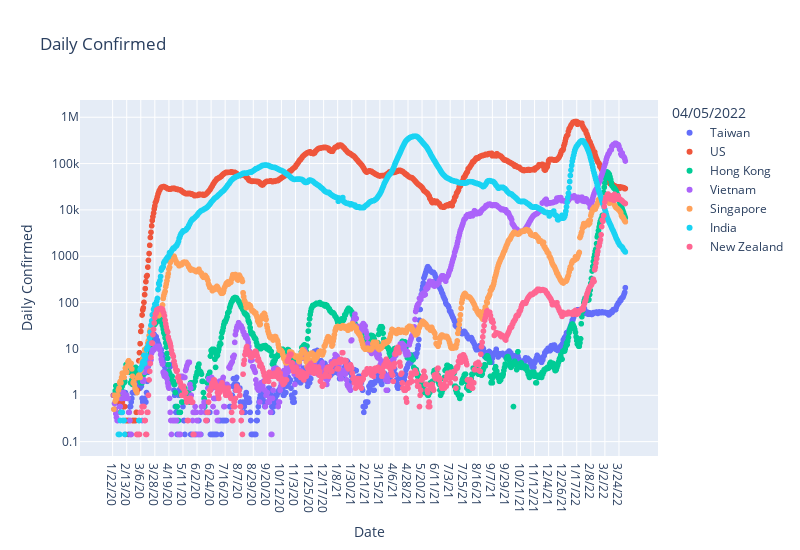

Notebook code cell kept with this figure:
### Code cell
# ,Date,Total Confirmed,Daily Confirmed,Total Deaths,Daily Deaths,Total Mortality
ploty_line('Daily Confirmed', log_plot=True)

### Figure 1 — Plotly figure (JSON) as saved in the notebook; plotly's stock layout.template omitted (floating-point values rounded to 4 significant figures; data arrays with more than 128 entries replaced by an {"elided": "..."} marker saying what was removed)
{"data": [{"hovertemplate": "04/05/2022=Taiwan<br>Date=%{x}<br>Daily Confirmed=%{y}<extra></extra>", "legendgroup": "Taiwan", "marker": {"color": "#636efa", "symbol": "circle"}, "mode": "markers", "name": "Taiwan", "showlegend": true, "type": "scattergl", "x": {"elided": "803 str values"}, "xaxis": "x", "y": {"elided": "803 float values"}, "yaxis": "y"}, {"hovertemplate": "04/05/2022=US<br>Date=%{x}<br>Daily Confirmed=%{y}<extra></extra>", "legendgroup": "US", "marker": {"color": "#EF553B", "symbol": "circle"}, "mode": "markers", "name": "US", "showlegend": true, "type": "scattergl", "x": {"elided": "803 str values"}, "xaxis": "x", "y": {"elided": "803 float values"}, "yaxis": "y"}, {"hovertemplate": "04/05/2022=Hong Kong<br>Date=%{x}<br>Daily Confirmed=%{y}<extra></extra>", "legendgroup": "Hong Kong", "marker": {"color": "#00cc96", "symbol": "circle"}, "mode": "markers", "name": "Hong Kong", "showlegend": true, "type": "scattergl", "x": {"elided": "803 str values"}, "xaxis": "x", "y": {"elided": "803 float values"}, "yaxis": "y"}, {"hovertemplate": "04/05/2022=Vietnam<br>Date=%{x}<br>Daily Confirmed=%{y}<extra></extra>", "legendgroup": "Vietnam", "marker": {"color": "#ab63fa", "symbol": "circle"}, "mode": "markers", "name": "Vietnam", "showlegend": true, "type": "scattergl", "x": {"elided": "803 str values"}, "xaxis": "x", "y": {"elided": "803 float values"}, "yaxis": "y"}, {"hovertemplate": "04/05/2022=Singapore<br>Date=%{x}<br>Daily Confirmed=%{y}<extra></extra>", "legendgroup": "Singapore", "marker": {"color": "#FFA15A", "symbol": "circle"}, "mode": "markers", "name": "Singapore", "showlegend": true, "type": "scattergl", "x": {"elided": "803 str values"}, "xaxis": "x", "y": {"elided": "803 float values"}, "yaxis": "y"}, {"hovertemplate": "04/05/2022=India<br>Date=%{x}<br>Daily Confirmed=%{y}<extra></extra>", "legendgroup": "India", "marker": {"color": "#19d3f3", "symbol": "circle"}, "mode": "markers", "name": "India", "showlegend": true, "type": "scattergl", "x": {"elided": "803 str values"}, "xaxis": "x", "y": {"elided": "803 float values"}, "yaxis": "y"}, {"hovertemplate": "04/05/2022=New Zealand<br>Date=%{x}<br>Daily Confirmed=%{y}<extra></extra>", "legendgroup": "New Zealand", "marker": {"color": "#FF6692", "symbol": "circle"}, "mode": "markers", "name": "New Zealand", "showlegend": true, "type": "scattergl", "x": {"elided": "803 str values"}, "xaxis": "x", "y": {"elided": "803 float values"}, "yaxis": "y"}], "layout": {"height": 550, "legend": {"title": {"text": "04/05/2022"}, "tracegroupgap": 0}, "showlegend": true, "title": {"text": "Daily Confirmed"}, "width": 800, "xaxis": {"anchor": "y", "domain": [0, 1], "title": {"text": "Date"}}, "yaxis": {"anchor": "x", "domain": [0, 1], "title": {"text": "Daily Confirmed"}, "type": "log"}}}
